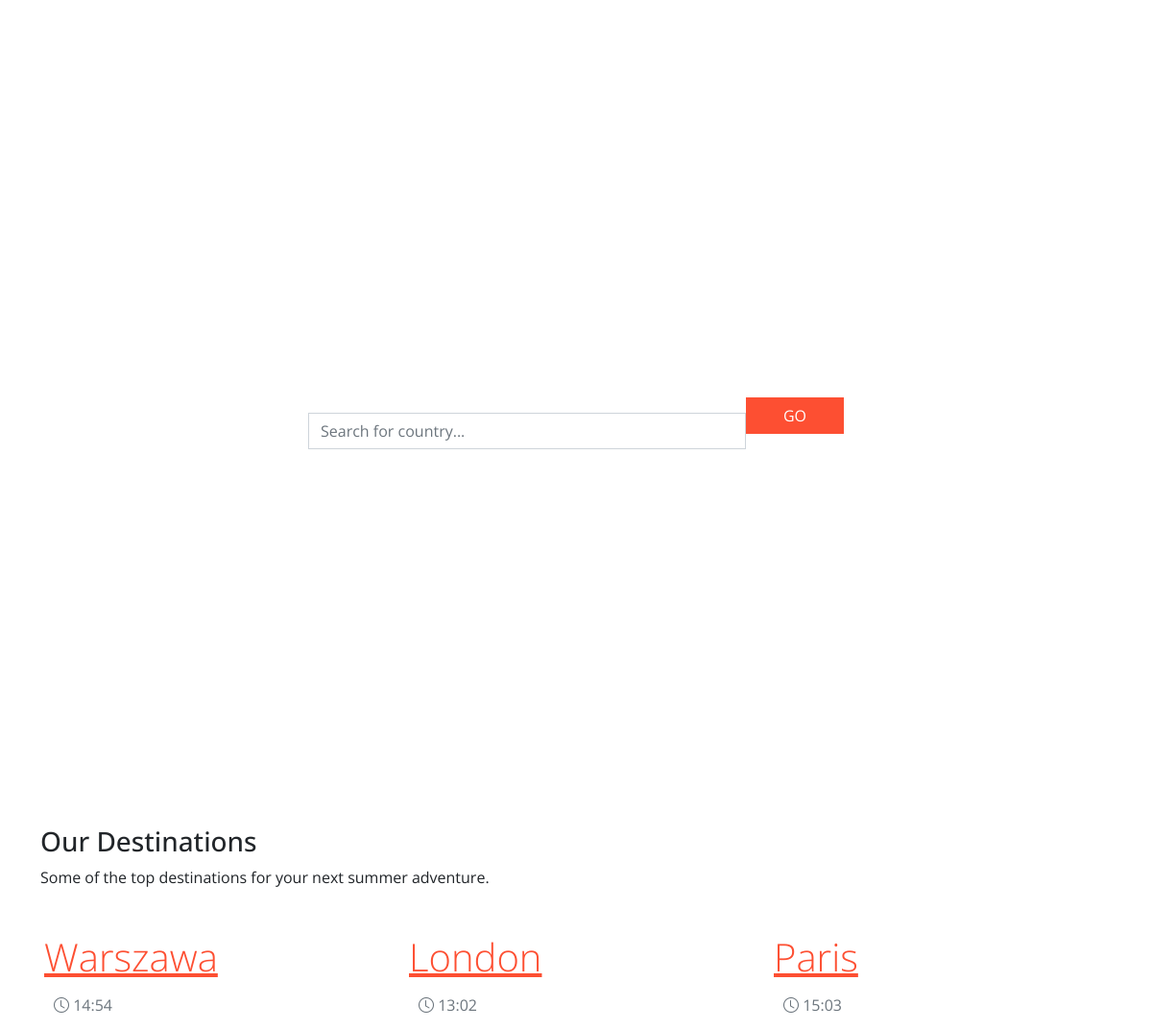
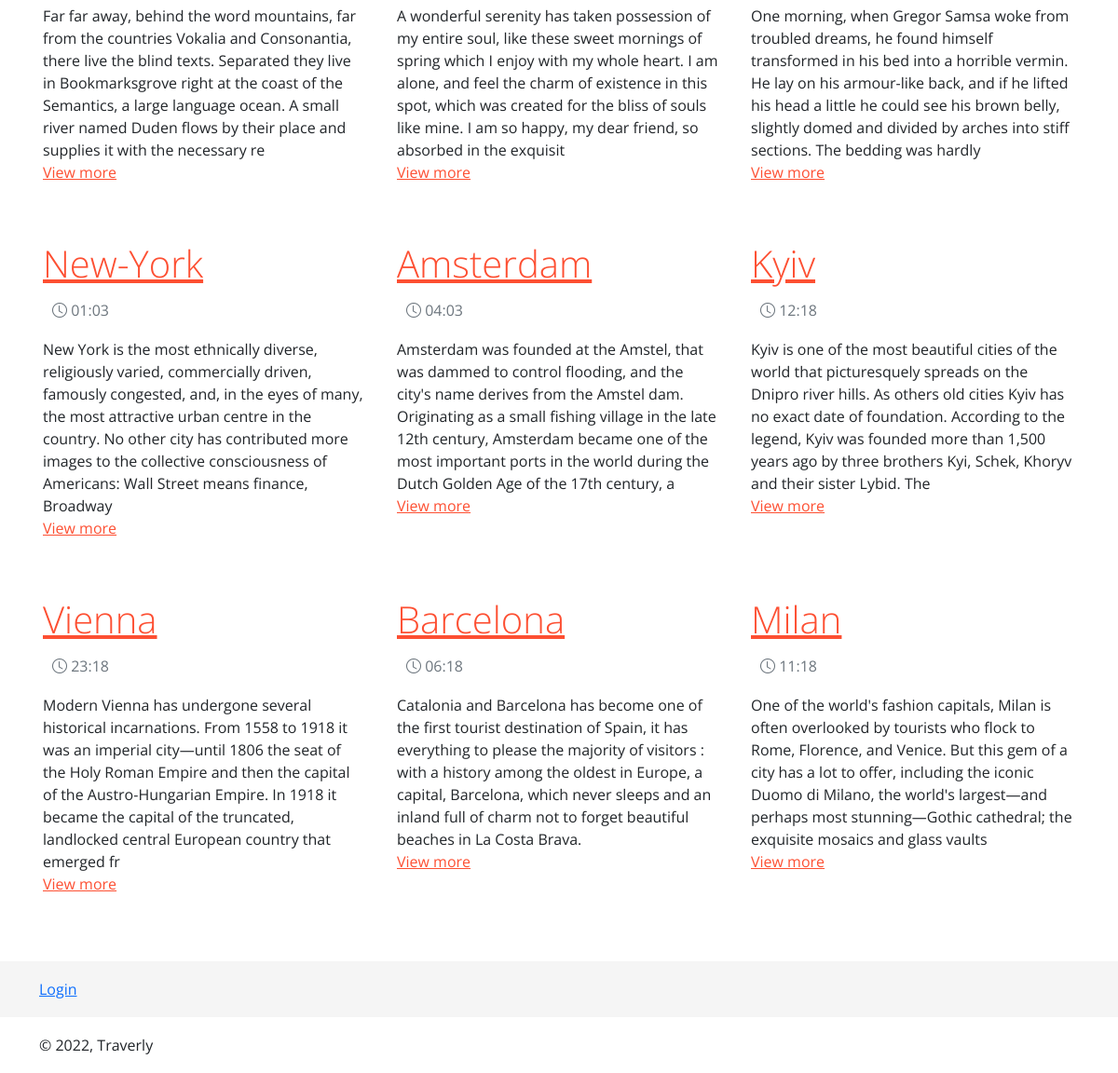
The page / on the database its author committed (2 pictures, top to bottom).
### tables this page shows
CREATE TABLE `journey` (
  `id` int(255) NOT NULL,
  `name` varchar(512) NOT NULL,
  `price` int(255) NOT NULL,
  `season` int(255) NOT NULL,
  `description` longtext DEFAULT NULL,
  `flytime` datetime DEFAULT NULL,
  `duration` text NOT NULL,
  `date` date DEFAULT NULL
);

### index.php (called while the page is built)
<?php
$page = isset($_GET['page']) && file_exists($_GET['page'] . '.php') ? $_GET['page'] : 'home';
include $page . '.php';
?>

### classes/topCategoriesProvider.php (the view)
<?php
class TopCategoriesProvider
{
    private $con;
    public function __construct($con)
    {
        $this->con = $con;
    }
    public function getTopResults()
    {
        $query = $this->con->prepare("SELECT name , id, DATE_FORMAT(flytime,'%H:%i') as formatted_time, Substring(description, 1, 300) as cropped_desc
        FROM journey LIMIT 9");
        $query->execute();
        $resultsHtml = '';
        while ($row = $query->fetch(PDO::FETCH_ASSOC)) {
            $id = $row["id"];
            $name = $row["name"];
            $description = $row["cropped_desc"];
            $formatted_time = $row["formatted_time"];
            $resultsHtml .= "<div class='col-12 col-lg-4 col-md-6 col-sm-3'>
                                <div class='card-body'>
                                    <div class='card-title display-6'><a href='index.php?page=product&id=$id'>$name</a></div>
                                    <div style='padding: 10px' class='card-subtitle mb-2 text-muted'>
                                        <i class='bi bi-clock'></i> $formatted_time
                                    </div>
                                    <div class=''
                                    <div class='card-text'>$description</div>
                                    <div class='card-link result'><a href='index.php?page=product&id=$id'>View more</a></div>
                                </div>
							</div>";
        }
        return $resultsHtml;
    }
}
?>

### home.php (shortened to what this page needs)
<?php
include("config.php");
include("classes/topCategoriesProvider.php");
include("header.php");
include("footer.php");
?>
<?=template_header('Home')?>
<div class="header">
    <div class="container header__container">
        <h1 class="col-lg-6 mx-auto display-5 header__heading">
        </h1>
        <div class="col-lg-6 mx-auto">
            <form class="header__form" action="search.php" method="GET">
                    <input type="text" class="form-control" id="inputSearch" placeholder="Search for country..." name="term">
                    <input type="submit" class="btn btn-primary mb-3 header__btn" value="GO">
            </form>
        </div>
    </div>
</div>
<div class="container destinations">
    <h3>Our Destinations</h3>
    <p>Some of the top destinations for your next summer adventure.</p>
        <?php
        $topCategoriesProvider = new TopCategoriesProvider($con);
        $items = $topCategoriesProvider->getTopResults();
        echo "<div class='d-flex justify-content-around'><div class='row items'>$items</div></div>";
        ?>
</div>
<?=template_footer()?>

### header.php
<?php
function template_header($title)
{
    echo <<<EOT
<!DOCTYPE html>
<html>
    <head>
        <meta charset="utf-8">
        <meta name="viewport" content="width=device-width, initial-scale=1.0">
        <title>$title</title>
        <link href="assets/css/libs/bootstrap.min.css" rel="stylesheet" type="text/css">
        <link href="assets/css/libs/bootstrap-grid.min.css" rel="stylesheet" type="text/css">
        <link href="assets/css/libs/bootstrap-reboot.min.css" rel="stylesheet" type="text/css">
        <link href="assets/css/libs/bootstrap-utilities.min.css" rel="stylesheet" type="text/css">
        <link href="assets/css/style.css" rel="stylesheet" type="text/css">
        <style>@import url('https://fonts.googleapis.com/css2?family=Open+Sans:wght@400;600&display=swap');</style>
        <link rel="stylesheet" href="https://cdn.jsdelivr.net/npm/bootstrap-icons@1.5.0/font/bootstrap-icons.css">
    </head>
    <body>
        <header>
        </header>
        <main>
EOT;
}
?>

### footer.php
<?php
function template_footer() {
    $year = date('Y');
    echo <<<EOT
        </main>
        <footer class="footer">
            <div class="container">
                <a href="login.php">Login</a>
                <p>&copy; $year, Traverly</p>
            </div>
        </footer>
        <script src="js/bootstrap.bundle.min.js"></script>
           </body>
</html>
EOT;
}
?>

### assets/css/style.css (style rules this page uses)
.header { min-height: 100vh; position: relative; opacity: 1; display: flex; align-items: center; justify-content: center; }
.header::before { content: ''; background: url('../image/background.jpg') center center no-repeat; background-size: cover; display: flex; align-items: center; justify-content: center; filter: blur(10px); position: absolute; width: 100%; height: 100%; top: 0; left: 0; z-index: 1; }
.header__container { text-align: center; z-index: 11; }
.header__heading { color: #ffffff; margin-bottom: 25px; z-index: 11; }
main { overflow-x: hidden; }
body { font-family: 'Open Sans', sans-serif; }
input.form-control { border-radius: 0; background-clip: unset; }
.header__form { display: flex; align-items: self-end; justify-content: center; }
.header__btn { border-radius: 0; width: 120px; background: #fd4f32; border: 1px solid #fd4f32; }
.destinations { margin-top: 60px; }
.destinations a { color: #fd4f32; }
.footer { position: absolute; bottom: 0; width: 100%; height: 60px; line-height: 60px; background-color: #f5f5f5; }
body { position: relative; padding-bottom: 100px; }
.items>.col, .items>[class*=col-] { padding: 15px 0; }

### rows shown on the page
journey: name "Warszawa", formatted_time "14:54", description "Far far away, behind the word mountains, far from the countries Vokalia and Consonantia, there live the blind texts. Separated they live in Bookmarksgrove right at the coast of the Semantics, a large language ocean. A small river named Duden flows by their place and supplies it with the necessary re"
journey: name "London", formatted_time "13:02", description "A wonderful serenity has taken possession of my entire soul, like these sweet mornings of spring which I enjoy with my whole heart. I am alone, and feel the charm of existence in this spot, which was created for the bliss of souls like mine. I am so happy, my dear friend, so absorbed in the exquisit"
journey: name "Paris", formatted_time "15:03", description "One morning, when Gregor Samsa woke from troubled dreams, he found himself transformed in his bed into a horrible vermin. He lay on his armour-like back, and if he lifted his head a little he could see his brown belly, slightly domed and divided by arches into stiff sections. The bedding was hardly"
journey: name "New-York", formatted_time "01:03", description "New York is the most ethnically diverse, religiously varied, commercially driven, famously congested, and, in the eyes of many, the most attractive urban centre in the country. No other city has contributed more images to the collective consciousness of Americans: Wall Street means finance, Broadway"
journey: name "Amsterdam", formatted_time "04:03", description "Amsterdam was founded at the Amstel, that was dammed to control flooding, and the city's name derives from the Amstel dam. Originating as a small fishing village in the late 12th century, Amsterdam became one of the most important ports in the world during the Dutch Golden Age of the 17th century, a"
journey: name "Kyiv", formatted_time "12:18", description "Kyiv is one of the most beautiful cities of the world that picturesquely spreads on the Dnipro river hills. As others old cities Kyiv has no exact date of foundation. According to the legend, Kyiv was founded more than 1,500 years ago by three brothers Kyi, Schek, Khoryv and their sister Lybid. The"
journey: name "Vienna", formatted_time "23:18", description "Modern Vienna has undergone several historical incarnations. From 1558 to 1918 it was an imperial city—until 1806 the seat of the Holy Roman Empire and then the capital of the Austro-Hungarian Empire. In 1918 it became the capital of the truncated, landlocked central European country that emerged fr"
journey: name "Barcelona", formatted_time "06:18", description "Catalonia and Barcelona has become one of the first tourist destination of Spain, it has everything to please the majority of visitors : with a history among the oldest in Europe, a capital, Barcelona, which never sleeps and an inland full of charm not to forget beautiful beaches in La Costa Brava."
journey: name "Milan", formatted_time "11:18", description "One of the world's fashion capitals, Milan is often overlooked by tourists who flock to Rome, Florence, and Venice. But this gem of a city has a lot to offer, including the iconic Duomo di Milano, the world's largest—and perhaps most stunning—Gothic cathedral; the exquisite mosaics and glass vaults"
